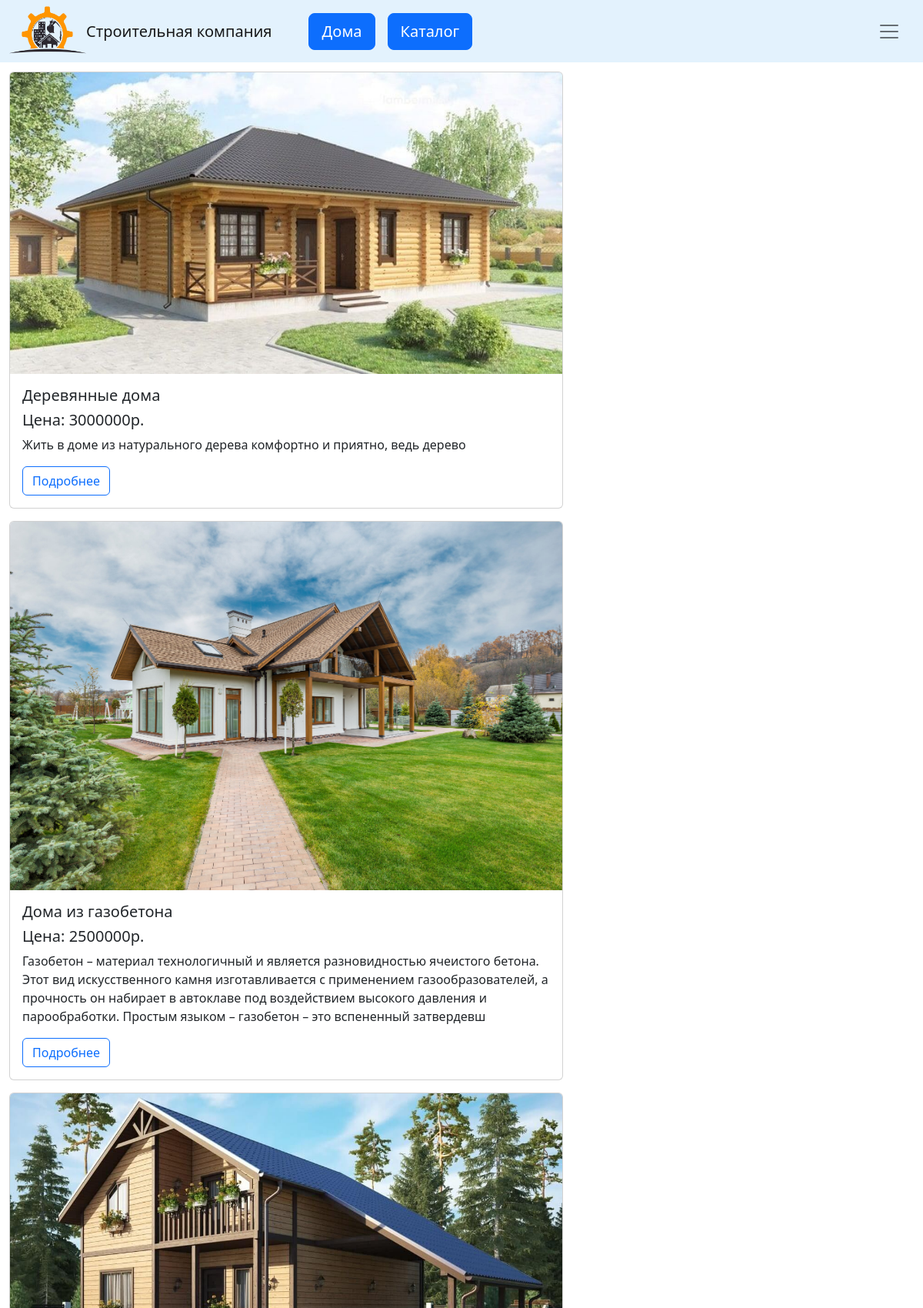
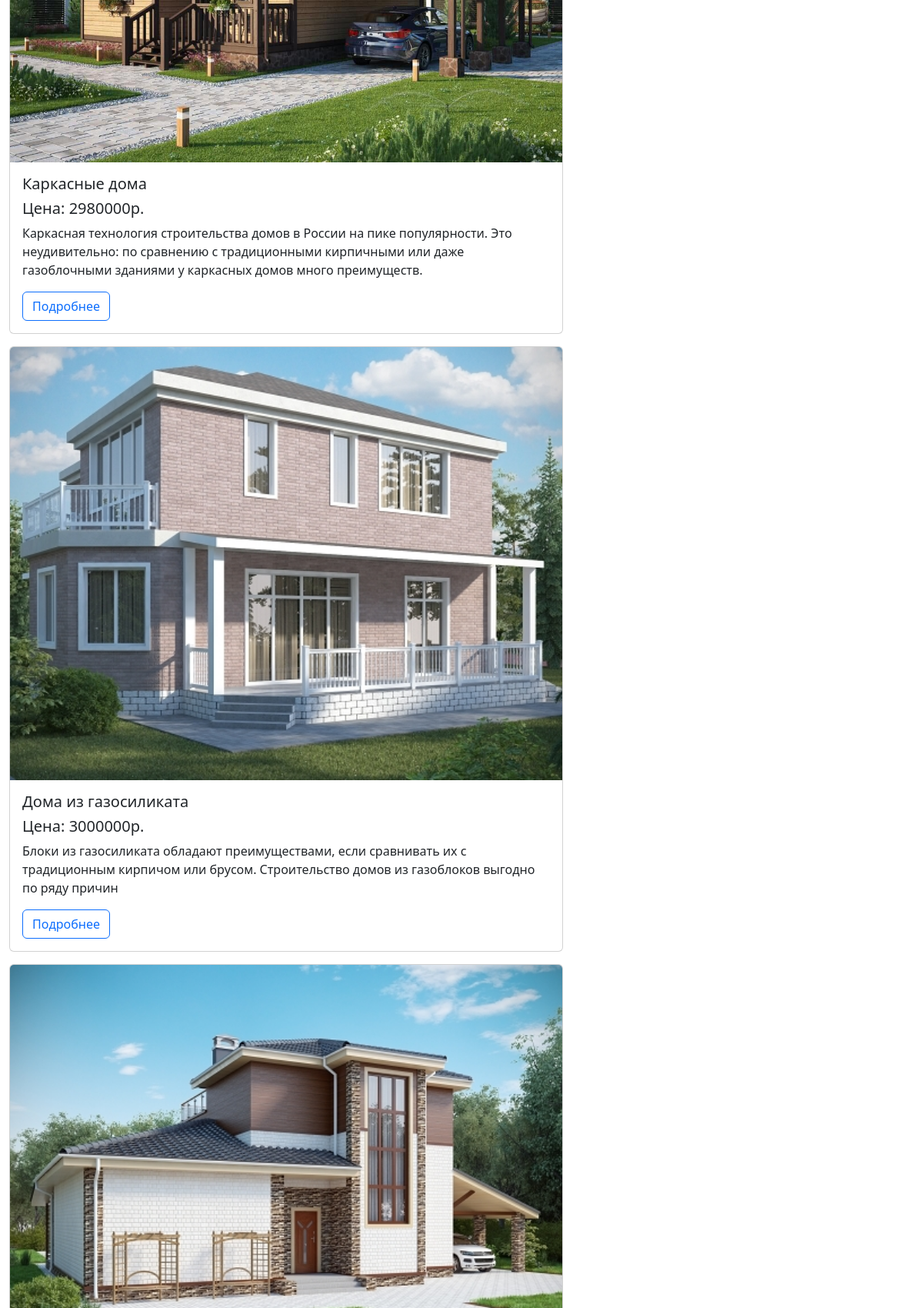
Page /app/catalog.php (upper part) on the committed database (2 pictures, top to bottom).
### tables this page shows
CREATE TABLE `class` (
  `id` int(11) NOT NULL,
  `name` varchar(45) DEFAULT NULL,
  `degree` int(11) DEFAULT NULL,
  `img1` varchar(60) DEFAULT NULL,
  `img2` varchar(60) DEFAULT NULL,
  `img3` varchar(90) DEFAULT NULL,
  `img4` varchar(90) DEFAULT NULL,
  `file` varchar(90) DEFAULT NULL,
  `description_min` varchar(300) DEFAULT NULL,
  `description_full` varchar(800) DEFAULT NULL
);

### app/catalog.php (the view, shortened to what this page needs)
<?php
include "connect.php";
include "header.php";
?>
<div class="container-fluid	mx-1 my-1">
    <div class="row">
        <div class="col-9">
            <div class="row">
                <?php
                $sqlm = "SELECT * FROM class";
                if ($result = $link->query($sqlm)) {
                ?>
                <?php
                    foreach ($result as $row) {
                        echo "<div class='card mx-2 my-2 p-0' style='width: 45rem;'>";
                        echo "<img src='" . $row["img1"] . "' class= 'card-img-top' >";
                        echo "<div class='card-body'>";
                        echo "<h5 class='card-title'>" . $row["name"] . "</h5>";
                        echo "<h5 class='card-title'>Цена: " . $row["degree"] . "р.</h5>";
                        echo "<p class='card-text'>" . $row["description_min"] . "</p>";
                        echo "<a class='btn btn-outline-primary' href='more_inf.php?id=" . $row["id"] . "'>Подробнее</a>";
                        echo "</div>";
                        echo "</div>";
                    }
                } else {
                    echo "Ошибка: " . $link->error;
                }
                ?>
            </div>
        </div>
    </div>
</div>
<?php
include "footer.php";
?>

### rows in the picture
class: img1 (picture), name "Деревянные дома", degree "3000000", description_min "Жить в доме из натурального дерева комфортно и приятно, ведь дерево"
class: img1 (picture), name "Дома из газобетона", degree "2500000", description_min "Газобетон – материал технологичный и является разновидностью ячеистого бетона. Этот вид искусственного камня изготавливается с применением газообразователей, а прочность он набирает в автоклаве под воздействием высокого давления и парообработки. Простым языком – газобетон – это вспененный затвердевш"
class: img1 (picture), name "Каркасные дома", degree "2980000", description_min "Каркасная технология строительства домов в России на пике популярности. Это неудивительно: по сравнению с традиционными кирпичными или даже газоблочными зданиями у каркасных домов много преимуществ."
class: img1 (picture), name "Дома из газосиликата", degree "3000000", description_min "Блоки из газосиликата обладают преимуществами, если сравнивать их с традиционным кирпичом или брусом. Строительство домов из газоблоков выгодно по ряду причин"
class: img1 (picture)
